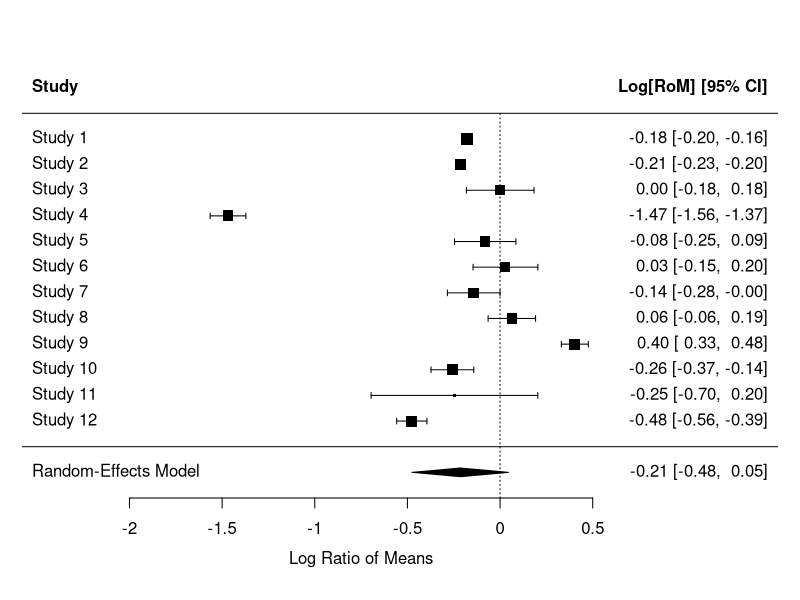
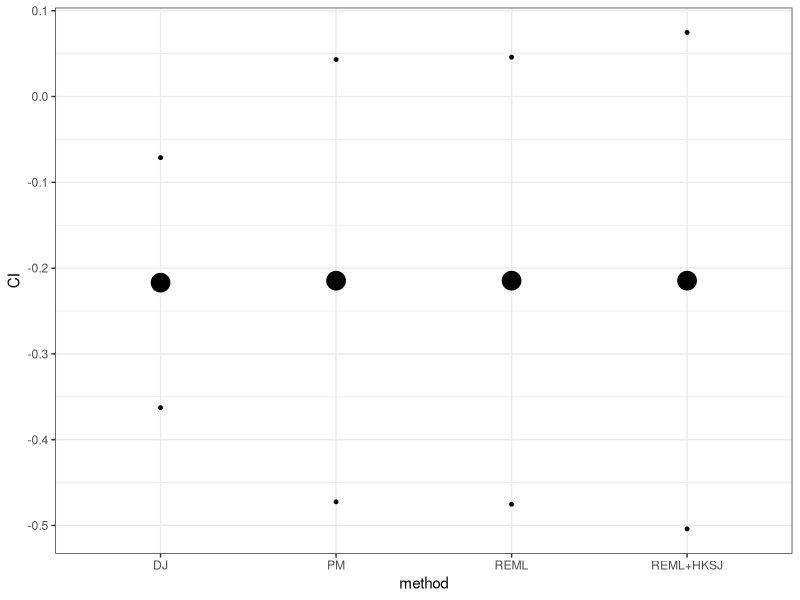

The R source for these figures, in order:
library(metafor)
library(ggplot2)


#Dataset4
#1.4.1 Enter the data and print the names of the variables. 
valkama<-read.csv("Data/Valkama2008.csv")
names(valkama)
#Use procedure escalc in metaphor to calculate the log Response Ratio and its variance.
dat<-escalc(measure="ROM", m1i=Mean_treat, sd1i=SD_treat, n1i=N_treat, m2i=Mean_control, sd2i=SD_control, n2i=N_control, data=valkama, append =T)

#1.4.2 Perform meta-analysis of the stem height of re-growing reed. 
#Use variables Species.2 and Variable.2 to select reed as the species and stem height as the response. 
#Which model (random- or fixed-effects) should be used?  Produce the forest plot. What are your conclusions?

vl<-rma(yi, vi, data=dat[dat$Species.2=="reed"&dat$Variable.2=="stem height",], method="REML" )
#valkama_r1<-rma(yi,vi, data=dat, subset=(Variable.2=="stem height") &(Species.2=="reed"),method="REML")
forest(vl)
summary(vl)

#1.4.3 Try out different estimators of the τ2 such as DL, REML, PM and compare the results. Also compare standard results to those using HKSJ method (use test=”knha”).

valkama_r2<-rma(yi,vi, data=dat, subset=(Variable.2=="stem height") &(Species.2=="reed"),method="PM",test="knha")
summary(valkama_r2)


vl_R1<-rma(yi,vi,data=dat[dat$Species.2=="reed"&dat$Variable.2=="stem height",], method="REML")
vl_R2<-rma(yi,vi,data=dat[dat$Species.2=="reed"&dat$Variable.2=="stem height",], method="REML", test="knha")
vl_R3<-rma(yi,vi,data=dat[dat$Species.2=="reed"&dat$Variable.2=="stem height",], method="PM")
vl_R4<-rma(yi,vi,data=dat[dat$Species.2=="reed"&dat$Variable.2=="stem height",], method="DL")

results4<-data.frame(method=c("REML","REML+HKSJ","PM","DJ"))
for (i in 1:4){
    re<-get(paste0("vl_R",i))
    results4$estimate[i]<-re[[1]]
    results4$Pvalue[i]<-re[[5]]
    results4$CI_lb[i]<-re[[6]]
    results4$CI_ub[i]<-re[[7]]
}

ggplot()+
    geom_point(data=results4, aes(x=method, y=estimate, size=0.95))+
    geom_point(data=results4, aes(x=method, y=CI_lb, size=0.9))+
    geom_point(data=results4, aes(x=method, y=CI_ub, size=0.9))+
    ylab("CI")+theme_bw()+
    theme(legend.position = "none")


#1.4.4 Repeat the analysis for all non-reed species.

valkama_r2<-rma(yi,vi, data=dat, subset=(Variable.2=="stem height") &(Species.2!="reed"),method="REML")
summary(valkama_r2)

#1.4.5 Back-transform log Response Ratio r for stem height of reed by using (Exp(r)-1)*100% to express the results as the percentage change from unmanaged sites.

c((exp(vl_R1$b)-1)*100,(exp(vl_R1$ci.lb)-1)*100, (exp(vl_R1$ci.ub)-1)*100)
#[1] -19.315961 -37.822489   4.698853
#-19% reduction in stem height


#1.4.6  Perform subset analyses by the types of reed management (select first burning and then harvesting in Management.1). 
#What are your conclusions?

levels(valkama$Management.1)
valkama_m1<-rma(yi,vi, data=dat, subset=(Variable.2=="stem height")&(Species.2=="reed")&(Management.1=="harvesting"),method="REML", test="knha")
summary(valkama_m1)
valkama_m2<-rma(yi,vi, data=dat, subset=(Variable.2=="stem height")&(Species.2=="reed")&(Management.1=="burning"),method="REML", test="knha")
summary(valkama_m2)

#neither are signifincat at alpha=0.05, but burning is better managmenet as marginally significant. 



df<-valkama[(valkama$Variable.2=="stem height")
   &(valkama$Species.2=="reed"),]
